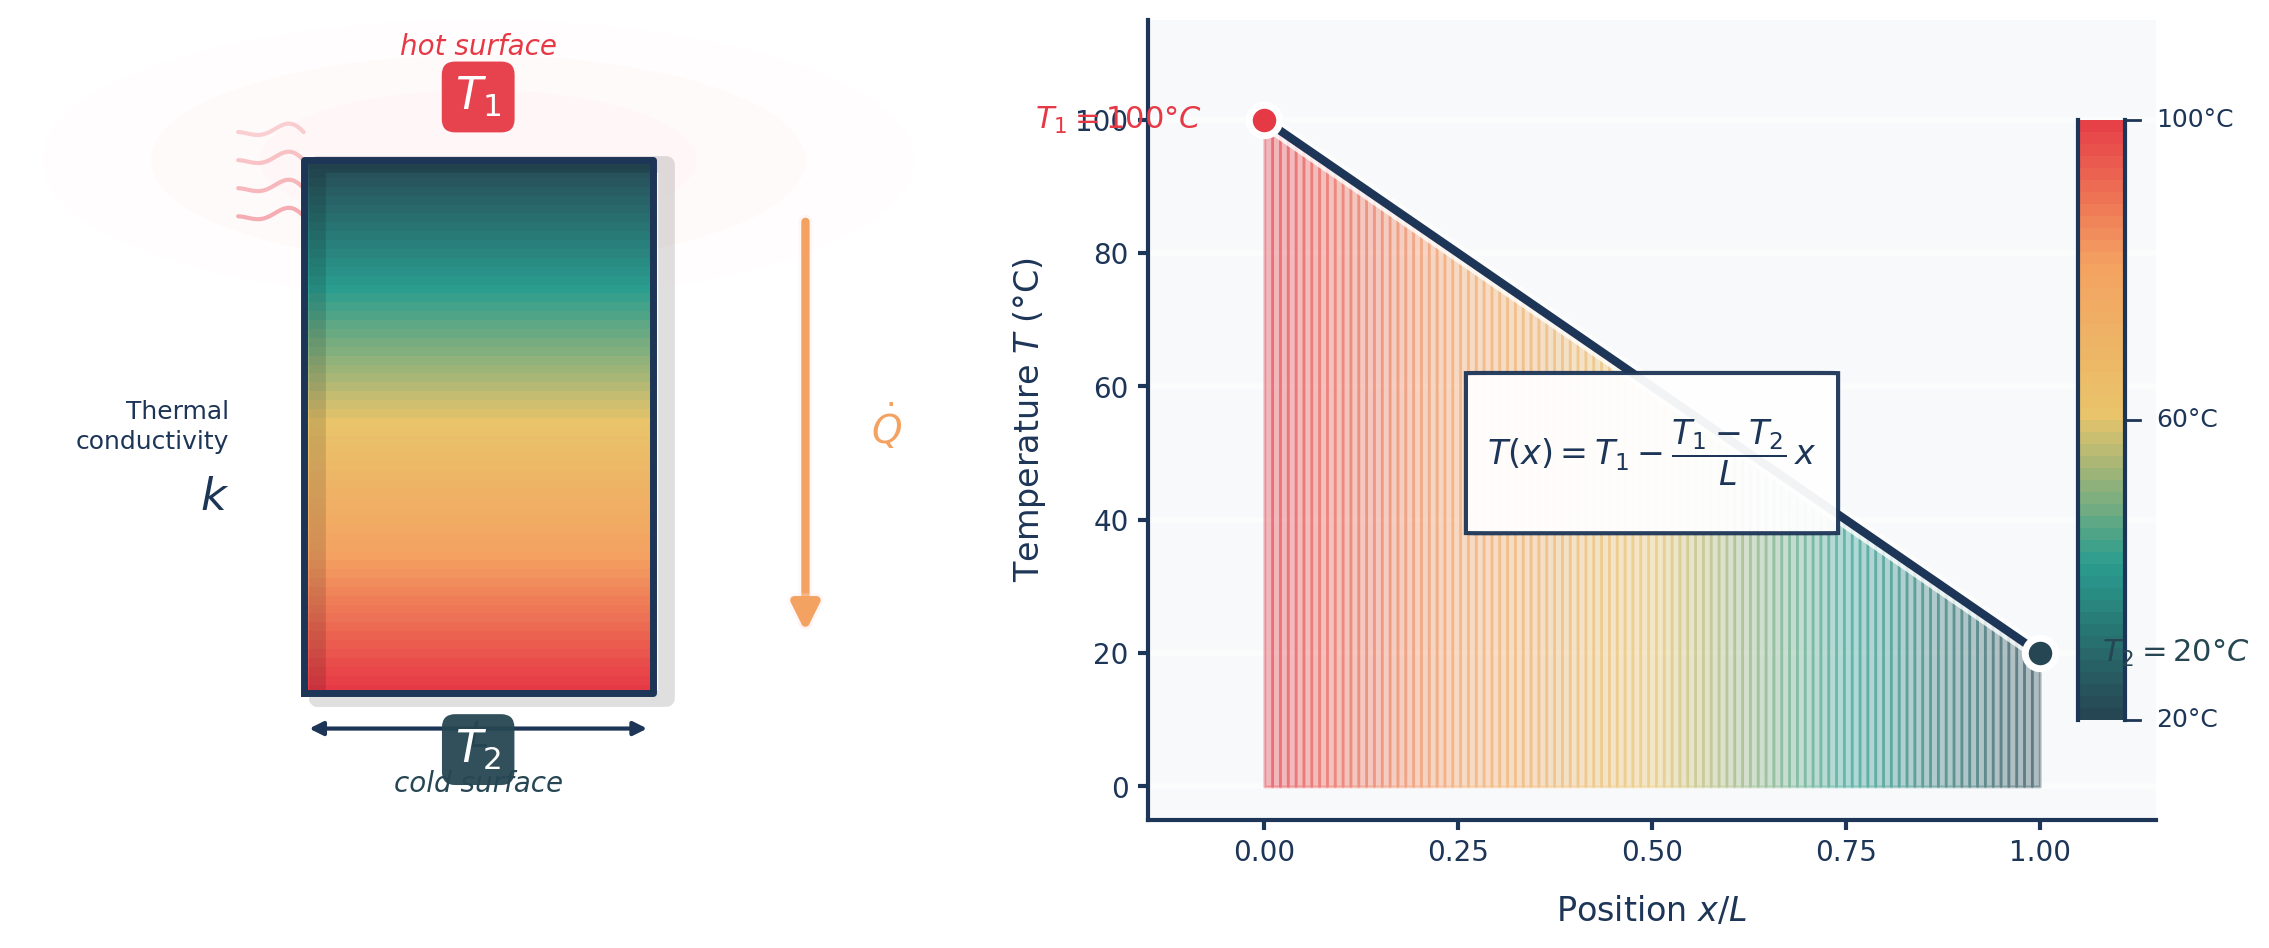

The script that saved this image:
"""
SIGNATURE STYLE for Heat Transfer Textbook
Combines Style 2 aesthetics + Style 4 clarity + distinctive creative elements

Key signature elements:
1. "Thermal glow" - subtle radial gradients suggesting heat emanation
2. Energy flow lines - wavy lines near hot surfaces (heat = molecular motion)
3. Custom arrow style - flame-inspired gradient arrows for heat flow
4. Warm-to-cool gradient that's richer than standard colormaps
5. Soft shadow/depth on key elements
6. Clean annotation boxes with subtle gradient borders
7. A distinctive "thermal scale" sidebar on temperature plots
"""

import numpy as np
import matplotlib.pyplot as plt
from matplotlib.patches import FancyBboxPatch, Rectangle, Circle, FancyArrowPatch
from matplotlib.collections import LineCollection
from matplotlib.colors import LinearSegmentedColormap
import matplotlib.patheffects as pe

# =============================================================================
# SIGNATURE COLOUR PALETTE
# =============================================================================
# Rich, warm-to-cool gradient inspired by thermal imaging but more elegant
PALETTE = {
    'hot': '#E63946',        # Vibrant warm red
    'warm': '#F4A261',       # Rich amber/orange
    'neutral': '#E9C46A',    # Warm yellow (transition)
    'cool': '#2A9D8F',       # Teal (transition to cold)
    'cold': '#264653',       # Deep blue-grey
    'accent': '#F72585',     # Magenta pink (for special highlights)
    'text': '#1D3557',       # Dark blue-grey for text
    'light_bg': '#F8F9FA',   # Very subtle warm white
    'glow_hot': '#FFE5E5',   # Subtle red glow
    'glow_cold': '#E5F0F8',  # Subtle blue glow
}

# Custom colormap: thermal signature
thermal_colors = [
    (0.0, PALETTE['cold']),
    (0.25, PALETTE['cool']),
    (0.5, PALETTE['neutral']),
    (0.75, PALETTE['warm']),
    (1.0, PALETTE['hot'])
]

def hex_to_rgb(hex_color):
    """Convert hex to RGB tuple (0-1 range)."""
    hex_color = hex_color.lstrip('#')
    return tuple(int(hex_color[i:i+2], 16)/255 for i in (0, 2, 4))

# Create custom colormap
colors_rgb = [hex_to_rgb(c[1]) for c in thermal_colors]
positions = [c[0] for c in thermal_colors]
THERMAL_CMAP = LinearSegmentedColormap.from_list('thermal_signature',
    list(zip(positions, colors_rgb)))


# =============================================================================
# SIGNATURE VISUAL ELEMENTS
# =============================================================================

def draw_heat_glow(ax, x, y, radius, intensity='hot'):
    """Draw a subtle radial glow around hot elements."""
    glow_color = PALETTE['glow_hot'] if intensity == 'hot' else PALETTE['glow_cold']
    base_color = PALETTE['hot'] if intensity == 'hot' else PALETTE['cold']

    # Multiple concentric circles with decreasing alpha
    for i, alpha in enumerate([0.15, 0.1, 0.05]):
        r = radius * (1 + i * 0.5)
        circle = Circle((x, y), r, facecolor=glow_color,
                        edgecolor='none', alpha=alpha, zorder=0)
        ax.add_patch(circle)


def draw_energy_lines(ax, x_start, y_start, y_end, n_lines=5, side='left'):
    """Draw wavy 'energy/vibration' lines near hot surfaces."""
    direction = -1 if side == 'left' else 1

    for i in range(n_lines):
        y_pos = y_start + (y_end - y_start) * (i + 0.5) / n_lines

        # Create wavy line
        x_wave = np.linspace(0, 0.15, 30)
        y_wave = y_pos + 0.08 * np.sin(x_wave * 40) * (1 - x_wave/0.15)
        x_wave = x_start + direction * x_wave

        # Fade alpha based on distance from surface
        alpha = 0.4 - i * 0.06
        ax.plot(x_wave, y_wave, color=PALETTE['hot'], alpha=alpha,
                linewidth=1.5, solid_capstyle='round')


def draw_heat_arrow(ax, start, end, label=None, label_pos='right'):
    """Draw a distinctive gradient heat flow arrow."""
    x1, y1 = start
    x2, y2 = end

    # Main arrow with gradient effect (using path effects for glow)
    arrow = FancyArrowPatch(
        start, end,
        arrowstyle='-|>',
        mutation_scale=20,
        linewidth=3,
        color=PALETTE['warm'],
        path_effects=[
            pe.Stroke(linewidth=5, foreground=PALETTE['glow_hot'], alpha=0.3),
            pe.Normal()
        ],
        zorder=10
    )
    ax.add_patch(arrow)

    # Label
    if label:
        mid_x = (x1 + x2) / 2
        mid_y = (y1 + y2) / 2
        offset = 0.15 if label_pos == 'right' else -0.15
        ax.text(mid_x + offset, mid_y, label, fontsize=14,
                fontweight='bold', color=PALETTE['warm'],
                ha='left' if label_pos == 'right' else 'right',
                va='center')


def draw_annotation_box(ax, x, y, text, width=0.3):
    """Draw a distinctive annotation box with gradient border effect."""
    # Shadow
    shadow = FancyBboxPatch(
        (x - width/2 + 0.02, y - 0.08),
        width, 0.16,
        boxstyle='round,pad=0.02,rounding_size=0.02',
        facecolor='#00000010',
        edgecolor='none',
        zorder=4
    )
    ax.add_patch(shadow)

    # Main box
    box = FancyBboxPatch(
        (x - width/2, y - 0.06),
        width, 0.16,
        boxstyle='round,pad=0.02,rounding_size=0.02',
        facecolor='white',
        edgecolor=PALETTE['text'],
        linewidth=1.5,
        zorder=5
    )
    ax.add_patch(box)

    ax.text(x, y + 0.02, text, fontsize=11, ha='center', va='center',
            color=PALETTE['text'], zorder=6)


def draw_thermal_scale(ax, x, y_bottom, height, t_min, t_max):
    """Draw a distinctive thermal scale bar (like a thermometer)."""
    width = 0.06
    n_segments = 50

    # Draw gradient bar
    for i in range(n_segments):
        y0 = y_bottom + i * height / n_segments
        y1 = y_bottom + (i + 1) * height / n_segments
        frac = i / n_segments
        color = THERMAL_CMAP(frac)
        ax.fill([x, x, x + width, x + width], [y0, y1, y1, y0],
                color=color, edgecolor='none')

    # Border with rounded ends
    ax.plot([x, x], [y_bottom, y_bottom + height],
            color=PALETTE['text'], linewidth=1.5)
    ax.plot([x + width, x + width], [y_bottom, y_bottom + height],
            color=PALETTE['text'], linewidth=1.5)

    # Tick marks and labels
    for frac, label in [(0, f'{t_min}°C'), (0.5, f'{(t_min+t_max)/2:.0f}°C'), (1, f'{t_max}°C')]:
        y = y_bottom + frac * height
        ax.plot([x + width, x + width + 0.02], [y, y],
                color=PALETTE['text'], linewidth=1)
        ax.text(x + width + 0.04, y, label, fontsize=9,
                va='center', color=PALETTE['text'])


# =============================================================================
# SIGNATURE STYLE FIGURE
# =============================================================================

def create_signature_figure():
    """Create the signature style figure for the heat transfer textbook."""

    fig = plt.figure(figsize=(12, 5))
    fig.patch.set_facecolor('white')

    # Custom layout
    ax1 = fig.add_axes([0.05, 0.1, 0.4, 0.8])   # Physical diagram
    ax2 = fig.add_axes([0.52, 0.1, 0.42, 0.8])  # Temperature plot

    # === LEFT: Physical System ===
    ax1.set_xlim(-0.4, 1.8)
    ax1.set_ylim(-0.7, 5.0)
    ax1.set_facecolor('white')

    # Draw thermal glow behind hot surface
    draw_heat_glow(ax1, 0.65, 4.0, 0.5, 'hot')

    # Draw energy/vibration lines near hot surface
    draw_energy_lines(ax1, 0.25, 3.5, 4.3, n_lines=4, side='left')

    # Draw the slab with rich thermal gradient
    n_strips = 60
    slab_bottom, slab_top = 0.2, 4.0
    slab_left, slab_right = 0.25, 1.05

    for i in range(n_strips):
        y0 = slab_bottom + i * (slab_top - slab_bottom) / n_strips
        y1 = slab_bottom + (i + 1) * (slab_top - slab_bottom) / n_strips
        frac = 1 - i / n_strips  # Hot at top
        color = THERMAL_CMAP(frac)
        ax1.fill([slab_left, slab_left, slab_right, slab_right],
                 [y0, y1, y1, y0], color=color, edgecolor='none')

    # Slab border with subtle shadow
    shadow_offset = 0.03
    ax1.plot([slab_left + shadow_offset, slab_left + shadow_offset,
              slab_right + shadow_offset, slab_right + shadow_offset,
              slab_left + shadow_offset],
             [slab_bottom - shadow_offset, slab_top - shadow_offset,
              slab_top - shadow_offset, slab_bottom - shadow_offset,
              slab_bottom - shadow_offset],
             color='#00000020', linewidth=6, solid_capstyle='round')

    ax1.plot([slab_left, slab_left, slab_right, slab_right, slab_left],
             [slab_bottom, slab_top, slab_top, slab_bottom, slab_bottom],
             color=PALETTE['text'], linewidth=2.5)

    # Temperature labels with distinctive styling
    # Hot label (top)
    ax1.text(0.65, 4.45, r'$T_1$', fontsize=16, ha='center', va='center',
             color='white', fontweight='bold',
             bbox=dict(boxstyle='round,pad=0.3', facecolor=PALETTE['hot'],
                      edgecolor='none', alpha=0.95),
             zorder=10)
    ax1.text(0.65, 4.75, 'hot surface', fontsize=10, ha='center',
             color=PALETTE['hot'], style='italic')

    # Cold label (bottom)
    ax1.text(0.65, -0.2, r'$T_2$', fontsize=16, ha='center', va='center',
             color='white', fontweight='bold',
             bbox=dict(boxstyle='round,pad=0.3', facecolor=PALETTE['cold'],
                      edgecolor='none', alpha=0.95),
             zorder=10)
    ax1.text(0.65, -0.5, 'cold surface', fontsize=10, ha='center',
             color=PALETTE['cold'], style='italic')

    # Heat flow arrow
    draw_heat_arrow(ax1, (1.4, 3.6), (1.4, 0.6), r'$\dot{Q}$', 'right')

    # Dimension annotation
    ax1.annotate('', xy=(slab_right, -0.05), xytext=(slab_left, -0.05),
                arrowprops=dict(arrowstyle='<|-|>', lw=1.5,
                               color=PALETTE['text'], mutation_scale=10))
    ax1.text(0.65, -0.18, r'$L$', fontsize=13, ha='center',
             color=PALETTE['text'], fontweight='medium')

    # Material property label
    ax1.text(0.08, 2.1, 'Thermal\nconductivity', fontsize=9, ha='right',
             va='center', color=PALETTE['text'], linespacing=1.3)
    ax1.text(0.08, 1.6, r'$k$', fontsize=16, ha='right', va='center',
             color=PALETTE['text'], fontweight='bold', style='italic')

    ax1.axis('off')

    # === RIGHT: Temperature Profile ===
    ax2.set_facecolor(PALETTE['light_bg'])

    x = np.linspace(0, 1, 100)
    T1, T2 = 100, 20
    T = T1 - (T1 - T2) * x

    # Gradient fill under curve using our thermal colormap
    for i in range(len(x) - 1):
        frac = 1 - x[i]  # Hot at x=0
        color = THERMAL_CMAP(frac)
        ax2.fill_between(x[i:i+2], 0, T[i:i+2], color=color, alpha=0.35)

    # Main line with glow effect
    ax2.plot(x, T, color=PALETTE['text'], linewidth=3,
             path_effects=[
                 pe.Stroke(linewidth=6, foreground='white', alpha=0.8),
                 pe.Normal()
             ], zorder=5)

    # Endpoint markers with glow
    ax2.scatter([0], [T1], s=120, color=PALETTE['hot'], zorder=10,
                edgecolors='white', linewidths=2.5)
    ax2.scatter([1], [T2], s=120, color=PALETTE['cold'], zorder=10,
                edgecolors='white', linewidths=2.5)

    # Direct labels
    ax2.annotate(r'$T_1 = 100°C$', xy=(0, T1), xytext=(-0.08, T1),
                fontsize=11, ha='right', va='center', color=PALETTE['hot'],
                fontweight='semibold')
    ax2.annotate(r'$T_2 = 20°C$', xy=(1, T2), xytext=(1.08, T2),
                fontsize=11, ha='left', va='center', color=PALETTE['cold'],
                fontweight='semibold')

    # Equation box with signature styling
    eq_box = FancyBboxPatch(
        (0.28, 38), 0.44, 24,
        boxstyle='round,pad=0.02,rounding_size=0.03',
        facecolor='white',
        edgecolor=PALETTE['text'],
        linewidth=1.5,
        alpha=0.95,
        zorder=8,
        transform=ax2.transData
    )
    ax2.add_patch(eq_box)
    ax2.text(0.5, 50, r'$T(x) = T_1 - \dfrac{T_1 - T_2}{L}\, x$',
             fontsize=12, ha='center', va='center',
             color=PALETTE['text'], zorder=9)

    # Axis styling
    ax2.set_xlabel(r'Position $x/L$', fontsize=12, labelpad=10,
                   color=PALETTE['text'], fontweight='medium')
    ax2.set_ylabel(r'Temperature $T$ (°C)', fontsize=12, labelpad=10,
                   color=PALETTE['text'], fontweight='medium')

    ax2.set_xlim(-0.15, 1.15)
    ax2.set_ylim(-5, 115)
    ax2.set_xticks([0, 0.25, 0.5, 0.75, 1.0])

    # Subtle grid - horizontal only
    ax2.yaxis.grid(True, linestyle='-', alpha=0.5, color='white', linewidth=2)
    ax2.xaxis.grid(False)
    ax2.set_axisbelow(True)

    # Clean spines
    ax2.spines['top'].set_visible(False)
    ax2.spines['right'].set_visible(False)
    ax2.spines['left'].set_color(PALETTE['text'])
    ax2.spines['bottom'].set_color(PALETTE['text'])
    ax2.spines['left'].set_linewidth(1.5)
    ax2.spines['bottom'].set_linewidth(1.5)
    ax2.tick_params(colors=PALETTE['text'], width=1.5, labelsize=10)

    # Add thermal scale bar (signature element)
    draw_thermal_scale(ax2, 1.05, 10, 90, T2, T1)

    plt.savefig('style_experiments/signature_style.png', dpi=200,
                facecolor='white', bbox_inches='tight')
    plt.close()

    print("✓ Signature style created!")


# =============================================================================
# ALTERNATIVE: Even more whimsical version
# =============================================================================

def create_signature_v2():
    """Version 2: More playful with additional distinctive elements."""

    fig = plt.figure(figsize=(12, 5.5))
    fig.patch.set_facecolor('white')

    ax1 = fig.add_axes([0.05, 0.12, 0.4, 0.78])
    ax2 = fig.add_axes([0.52, 0.12, 0.42, 0.78])

    # === LEFT: Physical System with more flair ===
    ax1.set_xlim(-0.5, 1.9)
    ax1.set_ylim(-0.8, 5.2)
    ax1.set_facecolor('white')

    # Multiple glow layers for more dramatic effect
    for r, alpha in [(0.8, 0.08), (0.6, 0.12), (0.4, 0.15)]:
        circle = Circle((0.65, 4.2), r, facecolor=PALETTE['glow_hot'],
                        edgecolor='none', alpha=alpha, zorder=0)
        ax1.add_patch(circle)

    # More prominent energy lines
    for i in range(6):
        y_base = 3.3 + i * 0.25
        x_wave = np.linspace(0, 0.25, 40)
        # Varying wave frequencies for visual interest
        freq = 35 + i * 5
        y_wave = y_base + 0.06 * np.sin(x_wave * freq) * np.exp(-x_wave * 4)
        x_wave = 0.2 - x_wave
        alpha = 0.5 - i * 0.07
        ax1.plot(x_wave, y_wave, color=PALETTE['hot'], alpha=alpha,
                linewidth=2, solid_capstyle='round')

    # Slab with enhanced gradient
    n_strips = 80
    slab_bottom, slab_top = 0.2, 4.0
    slab_left, slab_right = 0.25, 1.05

    for i in range(n_strips):
        y0 = slab_bottom + i * (slab_top - slab_bottom) / n_strips
        y1 = slab_bottom + (i + 1) * (slab_top - slab_bottom) / n_strips
        frac = 1 - i / n_strips
        color = THERMAL_CMAP(frac)
        ax1.fill([slab_left, slab_left, slab_right, slab_right],
                 [y0, y1, y1, y0], color=color, edgecolor='none')

    # Border
    ax1.plot([slab_left, slab_left, slab_right, slab_right, slab_left],
             [slab_bottom, slab_top, slab_top, slab_bottom, slab_bottom],
             color=PALETTE['text'], linewidth=2.5)

    # Labels with icons/symbols
    # Hot: flame-inspired decoration
    ax1.text(0.65, 4.5, '🔥', fontsize=14, ha='center', va='center', zorder=9)
    ax1.text(0.65, 4.25, r'$T_1$', fontsize=18, ha='center', va='center',
             color=PALETTE['hot'], fontweight='bold')

    # Cold: snowflake-inspired
    ax1.text(0.65, -0.25, '❄', fontsize=12, ha='center', va='center', zorder=9)
    ax1.text(0.65, -0.5, r'$T_2$', fontsize=18, ha='center', va='center',
             color=PALETTE['cold'], fontweight='bold')

    # Fancy heat flow arrow with multiple elements
    # Outer glow
    for offset, alpha, lw in [(0, 0.15, 8), (0, 0.25, 5)]:
        ax1.annotate('', xy=(1.5, 0.5), xytext=(1.5, 3.5),
                    arrowprops=dict(arrowstyle='->', lw=lw,
                                   color=PALETTE['warm'], alpha=alpha,
                                   mutation_scale=25))
    # Main arrow
    ax1.annotate('', xy=(1.5, 0.5), xytext=(1.5, 3.5),
                arrowprops=dict(arrowstyle='-|>', lw=3,
                               color=PALETTE['warm'], mutation_scale=22))

    # Animated-looking heat flow label
    ax1.text(1.65, 2.0, r'$\dot{Q}$', fontsize=16, ha='left', va='center',
             color=PALETTE['warm'], fontweight='bold',
             bbox=dict(boxstyle='round,pad=0.2', facecolor='white',
                      edgecolor=PALETTE['warm'], linewidth=1.5, alpha=0.9))

    # Dimension
    ax1.annotate('', xy=(slab_right, 0.0), xytext=(slab_left, 0.0),
                arrowprops=dict(arrowstyle='<|-|>', lw=1.5,
                               color=PALETTE['text'], mutation_scale=10))
    ax1.text(0.65, -0.12, r'thickness $L$', fontsize=10, ha='center',
             color=PALETTE['text'])

    # Material property with decorative box
    prop_box = FancyBboxPatch(
        (-0.15, 1.7), 0.35, 0.7,
        boxstyle='round,pad=0.02,rounding_size=0.05',
        facecolor='white',
        edgecolor=PALETTE['cool'],
        linewidth=1.5,
        alpha=0.9
    )
    ax1.add_patch(prop_box)
    ax1.text(0.02, 2.15, 'conductivity', fontsize=9, ha='center',
             color=PALETTE['text'])
    ax1.text(0.02, 1.9, r'$k$', fontsize=18, ha='center',
             color=PALETTE['cool'], fontweight='bold', style='italic')

    ax1.axis('off')

    # === RIGHT: Temperature Profile ===
    ax2.set_facecolor('#FAFBFC')

    x = np.linspace(0, 1, 100)
    T1, T2 = 100, 20
    T = T1 - (T1 - T2) * x

    # Rich gradient fill
    for i in range(len(x) - 1):
        frac = 1 - x[i]
        color = THERMAL_CMAP(frac)
        ax2.fill_between(x[i:i+2], 0, T[i:i+2], color=color, alpha=0.4)

    # Main line with shadow
    ax2.plot(x, T - 2, color='#00000015', linewidth=5, solid_capstyle='round')
    ax2.plot(x, T, color=PALETTE['text'], linewidth=3.5, solid_capstyle='round')

    # Fancy endpoint markers
    for pos, temp, color in [(0, T1, PALETTE['hot']), (1, T2, PALETTE['cold'])]:
        # Glow
        ax2.scatter([pos], [temp], s=300, color=color, alpha=0.2, zorder=8)
        # Main marker
        ax2.scatter([pos], [temp], s=140, color=color, zorder=10,
                    edgecolors='white', linewidths=3)

    # Labels with connecting lines
    ax2.plot([-0.02, -0.08], [T1, T1], color=PALETTE['hot'], linewidth=1.5)
    ax2.text(-0.1, T1, r'$T_1$', fontsize=13, ha='right', va='center',
             color=PALETTE['hot'], fontweight='bold')

    ax2.plot([1.02, 1.08], [T2, T2], color=PALETTE['cold'], linewidth=1.5)
    ax2.text(1.1, T2, r'$T_2$', fontsize=13, ha='left', va='center',
             color=PALETTE['cold'], fontweight='bold')

    # Equation in styled box
    eq_y = 52
    # Shadow
    eq_box_shadow = FancyBboxPatch(
        (0.18, eq_y - 14), 0.64, 28,
        boxstyle='round,pad=0.01,rounding_size=0.02',
        facecolor='#00000008',
        edgecolor='none',
        transform=ax2.transData
    )
    ax2.add_patch(eq_box_shadow)

    # Box with gradient-like border (simulated with multiple boxes)
    eq_box = FancyBboxPatch(
        (0.16, eq_y - 12), 0.64, 28,
        boxstyle='round,pad=0.01,rounding_size=0.02',
        facecolor='white',
        edgecolor=PALETTE['text'],
        linewidth=2,
        transform=ax2.transData,
        zorder=8
    )
    ax2.add_patch(eq_box)

    ax2.text(0.48, eq_y + 2, r'$T(x) = T_1 - \dfrac{T_1 - T_2}{L}\, x$',
             fontsize=13, ha='center', va='center',
             color=PALETTE['text'], zorder=9)

    # "Linear profile" label with flair
    ax2.text(0.48, eq_y - 8, 'linear temperature profile',
             fontsize=9, ha='center', va='center',
             color=PALETTE['cool'], style='italic', zorder=9)

    # Axis styling
    ax2.set_xlabel(r'Position $x/L$', fontsize=12, labelpad=10,
                   color=PALETTE['text'], fontweight='medium')
    ax2.set_ylabel(r'Temperature $T$ (°C)', fontsize=12, labelpad=10,
                   color=PALETTE['text'], fontweight='medium')

    ax2.set_xlim(-0.18, 1.18)
    ax2.set_ylim(-8, 118)
    ax2.set_xticks([0, 0.25, 0.5, 0.75, 1.0])

    # Grid
    ax2.yaxis.grid(True, linestyle='-', alpha=0.6, color='white', linewidth=2)
    ax2.set_axisbelow(True)

    # Spines
    ax2.spines['top'].set_visible(False)
    ax2.spines['right'].set_visible(False)
    ax2.spines['left'].set_color(PALETTE['text'])
    ax2.spines['bottom'].set_color(PALETTE['text'])
    ax2.spines['left'].set_linewidth(2)
    ax2.spines['bottom'].set_linewidth(2)
    ax2.tick_params(colors=PALETTE['text'], width=1.5, labelsize=10)

    plt.savefig('style_experiments/signature_style_v2.png', dpi=200,
                facecolor='white', bbox_inches='tight')
    plt.close()

    print("✓ Signature style v2 (more whimsical) created!")


# =============================================================================
# Run
# =============================================================================
if __name__ == '__main__':
    create_signature_figure()
    create_signature_v2()
    print("\nSignature styles saved to style_experiments/")
